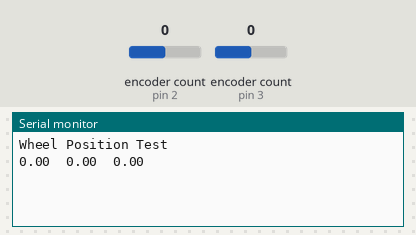
Bench run of a sketch on a simulated Arduino Uno, built with avr-gcc and run on an emulated ATmega328P. Shown: the last lines printed to the serial monitor. The inputs (shaded band) are chosen by the test bench; at power-on: encoder count (sensors on pin 2, pin 3) 0.

Above: at 1.2 s.
1.3 s: encoder count (sensor on pin 2) set to 1
At 2.6 s:
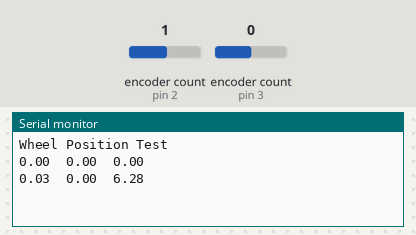
2.8 s: encoder count (sensor on pin 3) set to 1
At 3.6 s:
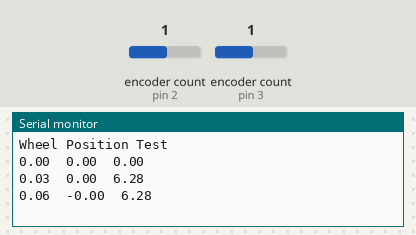
4.3 s: encoder count (sensor on pin 2) set to 2
At 5.6 s:
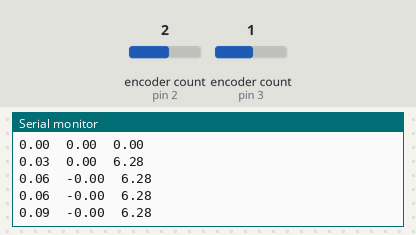
5.8 s: encoder count (sensor on pin 3) set to 2
At 6.8 s:
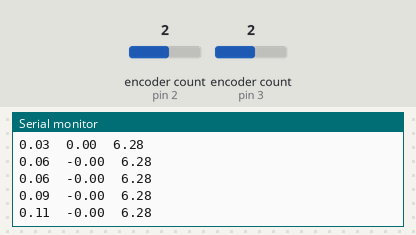
Timing chart, 0 to 8.3 s (numbered marks = the images above; inputs shaded):
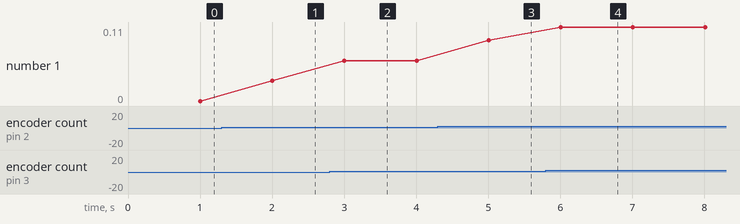

The sketch:

WheelPositionTest.ino
```cpp
// Ben Pacheco, SEED Lab Assignemnt 2.

// Setup encoder library
#include <Encoder.h>

// Setup encoders
Encoder lWheel(3, 6);
Encoder rWheel(2, 5);

// Create variables for doing the math
double xnew = 0; // Current x pos
double xold = 0; // Old x pos
double ynew = 0; // Current y pos
double yold = 0; // Old y pos
double phinew = 0; // Current angle
long double phiold = 0; // Old angle
long double lposNew = 0; // Left Rotary Encoder position current
long double rposNew = 0; // Right Rotary Encoder position current
long double lposOld = 0; // Left Old Rotary Encoder position
long double rposOld = 0; // Right Old Rotary Encoder positoin


const float b = 0.365; // Width between wheels 36.5cm
const float r = 0.0725; // Wheel radius 72.5mm
const long deltaT = 1000; // Time change between measurements in ms
const long pi = 3.14; // define a constant for pi
long lastpoll = 0; // store the last polling time


void setup() {
  // Setup serial connection
  Serial.begin(9600);
  Serial.println("Wheel Position Test");

}

void loop() {
  // Wait till designated polling time has passed
  while (millis()<(lastpoll+deltaT));

  // Save current postion to old variable before reading the encoders
  xold = xnew;
  yold = ynew;
  phiold = phinew;
  lposOld = lposNew;
  rposOld = rposNew;

  // Read rotary encoders to get current position
  lposNew = lWheel.read();
  rposNew = rWheel.read();

  // Calculate new xpos
  xnew = xold + (1*cos(phiold)*(((lposNew-lposOld)/3200*2*3.14*0.0725)+((rposNew-rposOld)/3200*2*3.14*0.0725)))/2;

  // Calculate new ypos
  ynew = yold + (1*sin(phiold)*(((lposNew-lposOld)/3200*2*3.14*0.0725)+((rposNew-rposOld)/3200*2*3.14*0.0725)))/2;

  // Calculate new phi
  phinew = phiold + (((lposNew-lposOld)/3200*2*3.14*0.0725)-((rposNew-rposOld)/3200*2*3.14*0.0725))/0.365;

  // Correct additive angle by looping around as you reach 2 pi
  while(phinew>2*3.14){
    phinew = phinew-2*3.14;
  }

  // Correct subtractive angle by looping around as you go below 0
  while(phinew<0){
    phinew = phinew+2*3.14;
  }
  // Report new positions
  Serial.print(xnew*100);
  Serial.print("  ");
  Serial.print(ynew*100);
  Serial.print("  ");
  Serial.println(phinew);

  // Record the time that the measurement was taken
  lastpoll = millis();

}
```

Measured:
- after the input at 1.3 s, the serial monitor: prints a new line after 0.70 s (image 1)
- after the input at 2.8 s, the serial monitor: prints a new line after 0.20 s (image 2)
- after the input at 4.3 s, the serial monitor: prints a new line after 0.71 s (image 3)
- after the input at 5.8 s, the serial monitor: prints a new line after 0.21 s (image 4)
- plotted number 1: 0 → 0.03 after the input at 1.3 s, 0.03 → 0.06 after the input at 2.8 s, 0.06 → 0.09 after the input at 4.3 s, 0.09 → 0.11 after the input at 5.8 s
